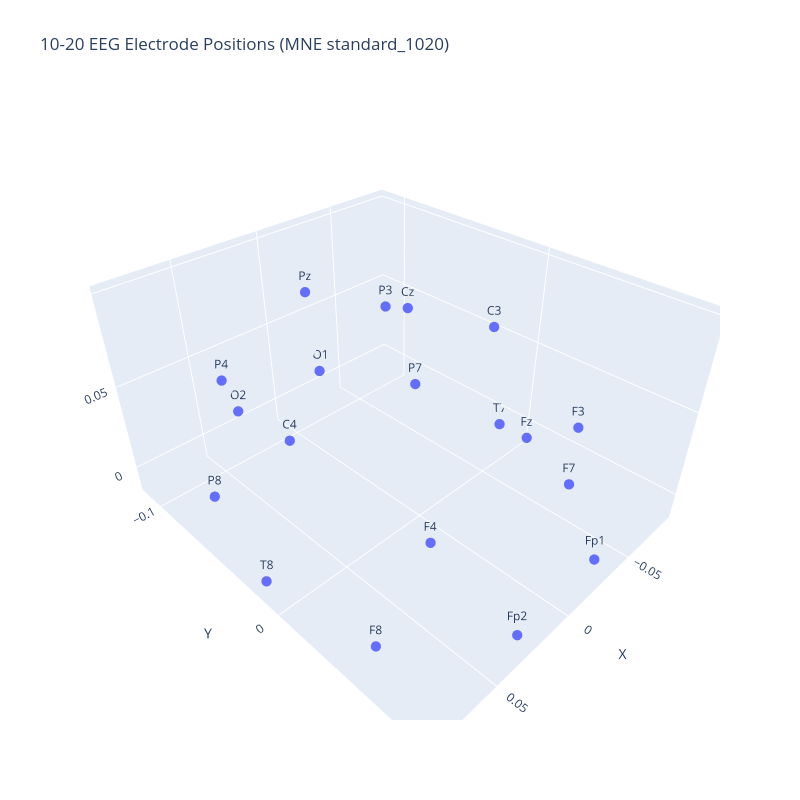

This figure's notebook cell:
### Code cell
import plotly.graph_objects as go

fig = go.Figure()
fig.add_trace(go.Scatter3d(
    x=x_coords, y=y_coords, z=z_coords,
    mode="markers+text", text=channels, textposition="top center",
    marker=dict(size=6)
))
fig.update_layout(
    title="10-20 EEG Electrode Positions (MNE standard_1020)",
    scene=dict(xaxis_title="X", yaxis_title="Y", zaxis_title="Z", aspectmode="data"),
    width=800, height=800,
)
fig.show()

### Figure 1 — Plotly figure (JSON) as saved in the notebook; plotly's stock layout.template omitted (floating-point values rounded to 4 significant figures)
{"data": [{"marker": {"size": 6}, "mode": "markers+text", "text": ["Fp1", "Fp2", "F3", "F4", "C3", "C4", "P3", "P4", "O1", "O2", "F7", "F8", "T7", "T8", "P7", "P8", "Fz", "Cz", "Pz"], "textposition": "top center", "type": "scatter3d", "x": [-0.02944, 0.02987, -0.05024, 0.05184, -0.06536, 0.06712, -0.05301, 0.05567, -0.02941, 0.02984, -0.07026, 0.07304, -0.08416, 0.08508, -0.07243, 0.07306, 0.0003122, 0.0004009, 0.0003247], "y": [0.08392, 0.0849, 0.05311, 0.0543, -0.01163, -0.0109, -0.07879, -0.07856, -0.1124, -0.1122, 0.04247, 0.04442, -0.01602, -0.01502, -0.07345, -0.07307, 0.05851, -0.009167, -0.08111], "z": [-0.00699, -0.00708, 0.04219, 0.04081, 0.06436, 0.06358, 0.05594, 0.05656, 0.008839, 0.0088, -0.01142, -0.012, -0.009346, -0.00949, -0.002487, -0.00254, 0.06646, 0.1002, 0.08261]}], "layout": {"height": 800, "scene": {"aspectmode": "data", "xaxis": {"title": {"text": "X"}}, "yaxis": {"title": {"text": "Y"}}, "zaxis": {"title": {"text": "Z"}}}, "title": {"text": "10-20 EEG Electrode Positions (MNE standard_1020)"}, "width": 800}}
